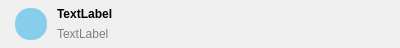
<?xml version="1.0" encoding="UTF-8"?>
<ui version="4.0">
 <class>CellZoneWidget</class>
 <widget class="QWidget" name="CellZoneWidget">
  <property name="geometry">
   <rect>
    <x>0</x>
    <y>0</y>
    <width>400</width>
    <height>48</height>
   </rect>
  </property>
  <property name="windowTitle">
   <string>Form</string>
  </property>
  <layout class="QHBoxLayout" name="horizontalLayout_2">
   <property name="topMargin">
    <number>4</number>
   </property>
   <property name="bottomMargin">
    <number>4</number>
   </property>
   <item>
    <widget class="QWidget" name="widget_2" native="true">
     <property name="minimumSize">
      <size>
       <width>40</width>
       <height>40</height>
      </size>
     </property>
     <property name="maximumSize">
      <size>
       <width>40</width>
       <height>40</height>
      </size>
     </property>
     <layout class="QHBoxLayout" name="horizontalLayout_3">
      <property name="leftMargin">
       <number>0</number>
      </property>
      <property name="topMargin">
       <number>0</number>
      </property>
      <property name="rightMargin">
       <number>0</number>
      </property>
      <property name="bottomMargin">
       <number>0</number>
      </property>
      <item>
       <widget class="QLabel" name="tag">
        <property name="sizePolicy">
         <sizepolicy hsizetype="Preferred" vsizetype="Preferred">
          <horstretch>0</horstretch>
          <verstretch>0</verstretch>
         </sizepolicy>
        </property>
        <property name="minimumSize">
         <size>
          <width>32</width>
          <height>32</height>
         </size>
        </property>
        <property name="maximumSize">
         <size>
          <width>32</width>
          <height>32</height>
         </size>
        </property>
        <property name="styleSheet">
         <string notr="true">background-color:skyblue; border-radius:15px</string>
        </property>
        <property name="text">
         <string/>
        </property>
       </widget>
      </item>
     </layout>
    </widget>
   </item>
   <item>
    <widget class="QWidget" name="widget" native="true">
     <layout class="QVBoxLayout" name="verticalLayout">
      <property name="spacing">
       <number>0</number>
      </property>
      <property name="leftMargin">
       <number>0</number>
      </property>
      <property name="topMargin">
       <number>0</number>
      </property>
      <property name="rightMargin">
       <number>0</number>
      </property>
      <property name="bottomMargin">
       <number>0</number>
      </property>
      <item>
       <widget class="QLabel" name="name">
        <property name="font">
         <font>
          <pointsize>9</pointsize>
          <bold>true</bold>
         </font>
        </property>
        <property name="text">
         <string>TextLabel</string>
        </property>
       </widget>
      </item>
      <item>
       <widget class="QLabel" name="type">
        <property name="styleSheet">
         <string notr="true">color:grey</string>
        </property>
        <property name="text">
         <string>TextLabel</string>
        </property>
       </widget>
      </item>
     </layout>
    </widget>
   </item>
  </layout>
 </widget>
 <resources/>
 <connections/>
</ui>
